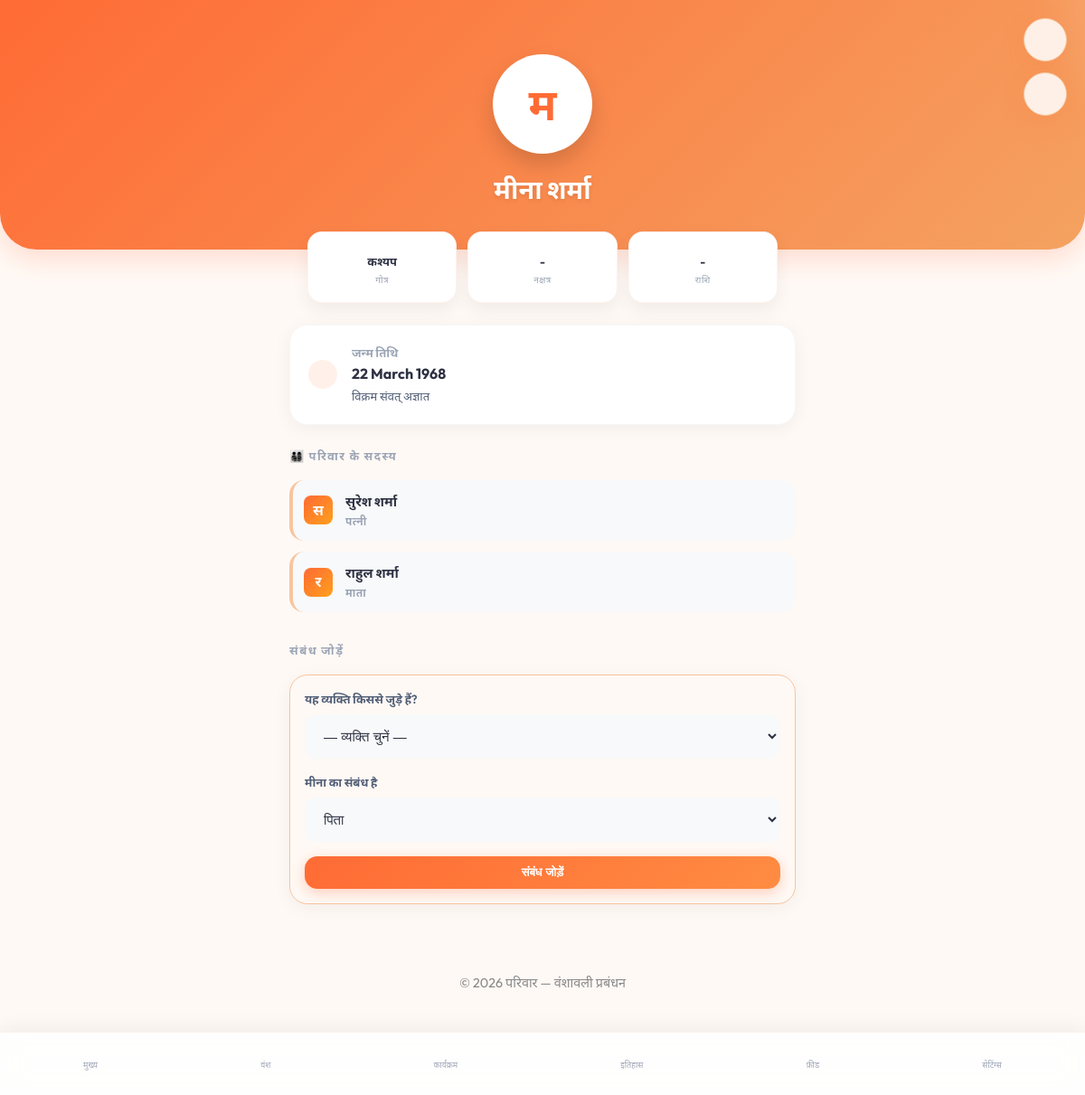
The app's page /pages/vyakti.php?id=4 (signed in) with its own data.
### tables this page shows
CREATE TABLE IF NOT EXISTS vyakti (
  id INT AUTO_INCREMENT PRIMARY KEY,
  parivar_id INT NOT NULL,
  joda_user_id INT COMMENT 'किसने जोड़ा',
  
   
  pratham_naam VARCHAR(100) NOT NULL COMMENT 'पहला नाम',
  madhya_naam VARCHAR(100) COMMENT 'मध्य नाम',
  kul_naam VARCHAR(100) COMMENT 'कुल/उपनाम',
  upnaam VARCHAR(50) COMMENT 'घर का नाम/उपनाम',
  
   
  ling ENUM('purush','stri','anya') NOT NULL,
  jeevit TINYINT(1) DEFAULT 1 COMMENT '1=जीवित, 0=दिवंगत',
  
   
  janm_tithi_gregorian DATE COMMENT 'ग्रेगोरियन जन्म तिथि',
  janm_tithi_vs VARCHAR(100) COMMENT 'जैसे: कार्तिक शुक्ल चतुर्दशी, वि.सं. २०४८',
  janm_sthan VARCHAR(200) COMMENT 'जन्म स्थान',
  
   
  mrityu_tithi_gregorian DATE,
  mrityu_tithi_vs VARCHAR(100),
  
   
  gotra VARCHAR(100) COMMENT 'गोत्र',
  pravara VARCHAR(200) COMMENT 'प्रवर',
  nakshatra VARCHAR(50) COMMENT 'जन्म नक्षत्र',
  rashi VARCHAR(50) COMMENT 'राशि',
  
   
  phone VARCHAR(15),
  email VARCHAR(150),
  vartaman_sheher VARCHAR(200) COMMENT 'वर्तमान शहर',
  share_code VARCHAR(12) UNIQUE COMMENT 'Profile link code',
  
   
  photo_url VARCHAR(500),
  jeevan_parichay TEXT COMMENT 'जीवन परिचय',
  
  banaya_at TIMESTAMP DEFAULT CURRENT_TIMESTAMP,
  updated_at TIMESTAMP DEFAULT CURRENT_TIMESTAMP ON UPDATE CURRENT_TIMESTAMP,
  
  FOREIGN KEY (parivar_id) REFERENCES parivar(id) ON DELETE CASCADE
);

CREATE TABLE IF NOT EXISTS sambandh (
  id INT AUTO_INCREMENT PRIMARY KEY,
  vyakti_a_id INT NOT NULL COMMENT 'व्यक्ति A',
  vyakti_b_id INT NOT NULL COMMENT 'व्यक्ति B',
  sambandh_prakar ENUM(
    'pita','mata','pati','patni',
    'bhai','behen','putra','putri',
    'datta_putra','datta_putri','datta_pita','datta_mata'
  ) NOT NULL COMMENT 'A का B से संबंध',
  
   
  vivah_tithi_gregorian DATE,
  vivah_tithi_vs VARCHAR(100) COMMENT 'विवाह तिथि वि.सं. में',
  vivah_sthan VARCHAR(200),
  
  tippani VARCHAR(500) COMMENT 'अतिरिक्त टिप्पणी',
  
  FOREIGN KEY (vyakti_a_id) REFERENCES vyakti(id) ON DELETE CASCADE,
  FOREIGN KEY (vyakti_b_id) REFERENCES vyakti(id) ON DELETE CASCADE
);

### includes/helpers.php (called while the page is built, shortened)
<?php
function s($text) {
    return htmlspecialchars($text ?? '', ENT_QUOTES, 'UTF-8');
}
function getRelationHindi($type) {
    $relations = [
        'pita' => 'पिता',
        'mata' => 'माता',
        'pati' => 'पति',
        'patni' => 'पत्नी',
        'bhai' => 'भाई',
        'behen' => 'बहन',
        'putra' => 'पुत्र',
        'putri' => 'पुत्री',
        'datta_putra' => 'दत्तक पुत्र',
        'datta_putri' => 'दत्तक पुत्री',
        'dada' => 'दादा',
        'dadi' => 'दादी',
        'nana' => 'नाना',
        'nani' => 'नानी',
        'pota' => 'पोता',
        'poti' => 'पोती',
        'nati' => 'नाती',
        'natini' => 'नातिनी',
        'chacha' => 'चाचा',
        'chachi' => 'चाची',
        'taau' => 'ताऊ',
        'tai' => 'ताई',
        'bua' => 'बुआ',
        'fufa' => 'फूफा',
        'mama' => 'मामा',
        'mami' => 'मामी',
        'mausi' => 'मौसी',
        'mausa' => 'मौसा',
        'bhatija' => 'भतीजा',
        'bhatiji' => 'भतीजी',
        'bhanja' => 'भांजा',
        'bhanji' => 'भांजी',
        'sasur' => 'ससुर',
        'saas' => 'सास',
        'sala' => 'साला',
        'sali' => 'साली',
        'jija' => 'जीजा',
        'bhabhi' => 'भाभी',
        'nanad' => 'ननद',
        'devar' => 'देवर',
        'devrani' => 'देवरानी',
        'jeth' => 'जेठ',
        'jethani' => 'जेठानी',
        'damad' => 'दामाद',
        'bahu' => 'बहू',
        'samdhi' => 'समधी',
        'samdhan' => 'समधन'
    ];
    return $relations[$type] ?? $type;
}

### includes/auth.php (called while the page is built, shortened)
<?php
function isLoggedIn(): bool {
    return isset($_SESSION['user_id']) && !empty($_SESSION['user_id']);
}
function isMukhya(): bool {
    return isLoggedIn() && ($_SESSION['bhumika'] ?? '') === 'mukhya';
}

### pages/vyakti.php (the view, shortened to what this page needs)
<?php
require_once __DIR__ . '/../includes/header.php';
$id = $_GET['id'] ?? 0;
$parivar_id = currentParivarId();
$stmt = $pdo->prepare("SELECT v.* FROM vyakti v JOIN vyakti_parivar vp ON v.id = vp.vyakti_id WHERE v.id = ? AND vp.parivar_id = ?");
$stmt->execute([$id, $parivar_id]);
$v = $stmt->fetch();
$initials = mb_substr($v['pratham_naam'], 0, 1);
$fullName = trim($v['pratham_naam'] . ' ' . ($v['madhya_naam'] ? $v['madhya_naam'] . ' ' : '') . $v['kul_naam']);
?>
<div class="app-header-transparent">
</div>
<div class="profile-hero-v3">
    <div class="avatar-wrap">
        <?php if ($v['photo_url']): ?>
            <img src="../<?php echo $v['photo_url']; ?>" class="avatar-lg">
        <?php else: ?>
            <div class="avatar-lg"><?php echo $initials; ?></div>
        <?php endif; ?>
    </div>
    <div class="name-title"><?php echo s($fullName); ?></div>
</div>
<div class="page-content" style="padding-top: 0;">
    <div class="stat-grid">
        <div class="stat-card">
            <div class="stat-value"><?php echo s($v['gotra'] ?: '-'); ?></div>
            <div class="stat-label">गोत्र</div>
        </div>
        <div class="stat-card">
            <div class="stat-value"><?php echo s($v['nakshatra'] ?: '-'); ?></div>
            <div class="stat-label">नक्षत्र</div>
        </div>
        <div class="stat-card">
            <div class="stat-value"><?php echo s($v['rashi'] ?: '-'); ?></div>
            <div class="stat-label">राशि</div>
        </div>
    </div>
    <div class="premium-card" style="display: flex; align-items: center; gap: 16px;">
        <div style="background: rgba(255,107,53,0.1); padding: 16px; border-radius: 16px; color: var(--rang-pramukh);">
        </div>
        <div>
            <div style="font-size: 13px; color: var(--text-muted); font-weight: 600; text-transform: uppercase;">जन्म तिथि</div>
            <div style="font-size: 16px; font-weight: 700; color: var(--text-main);">
                <?php echo $v['janm_tithi_gregorian'] ? date('d F Y', strtotime($v['janm_tithi_gregorian'])) : 'अज्ञात'; ?>
            </div>
            <div style="font-size: 13px; color: var(--text-secondary); margin-top: 2px;">
                <?php echo s($v['janm_tithi_vs'] ?: 'विक्रम संवत् अज्ञात'); ?>
            </div>
        </div>
    </div>
    <div class="section-header"><span class="section-title">👨‍👩‍👧‍👦 परिवार के सदस्य</span></div>
    <?php
    $stmt = $pdo->prepare("SELECT s.*, v.pratham_naam, v.kul_naam, v.photo_url FROM sambandh s JOIN vyakti v ON s.vyakti_b_id = v.id WHERE s.vyakti_a_id = ?");
    $stmt->execute([$id]);
    $rels = $stmt->fetchAll();
    if (count($rels) > 0) {
        foreach ($rels as $r): ?>
            <a href="vyakti.php?id=<?php echo $r['vyakti_b_id']; ?>" class="relation-card">
                <?php if ($r['photo_url']): ?>
                    <img src="../<?php echo $r['photo_url']; ?>" style="width: 44px; height: 44px; border-radius: 12px; object-fit: cover; margin-right: 14px;">
                <?php else: ?>
                    <div class="avatar avatar-sm avatar-saffron" style="margin-right: 14px; font-size: 16px;"><?php echo mb_substr($r['pratham_naam'], 0, 1); ?></div>
                <?php endif; ?>
                <div style="flex: 1;">
                    <div style="font-weight: 700; font-size: 15px; color: var(--text-main);"><?php echo s($r['pratham_naam'] . ' ' . $r['kul_naam']); ?></div>
                    <div style="font-size: 12px; color: var(--text-muted); font-weight: 600; text-transform: uppercase; letter-spacing: 0.5px;"><?php echo getRelationHindi($r['sambandh_prakar']); ?></div>
                </div>
            </a>
        <?php endforeach;
    } else {
        echo "<p style='color: var(--text-muted); font-size: 14px; text-align: center; margin: 20px 0;'>कोई सदस्य नहीं जुड़ा है।</p>";
    }
    ?>
    <?php if (isMukhya()): ?>
    <div style="margin-top: 32px; margin-bottom: 24px;">
        <div class="section-header">
            <span class="section-title">संबंध जोड़ें</span>
        </div>
        <div class="card" style="padding:16px; border: 1.5px solid var(--rang-dwitiya); background: var(--bg-main);">
            <form action="/api/vyakti.php?action=sambandh_jodo" method="POST">
                <div class="form-group">
                    <label>यह व्यक्ति किससे जुड़े हैं?</label>
                    <select name="vyakti_b_id" class="form-control" required>
                        <option value="">— व्यक्ति चुनें —</option>
                    </select>
                </div>
                <div class="form-group">
                    <label><?php echo s($v['pratham_naam']); ?> का संबंध है</label>
                    <select name="sambandh_prakar" class="form-control" required>
                        <option value="pita">पिता</option>
                    </select>
                </div>
                <button type="submit" class="btn btn-primary" style="font-size:13px; padding:10px;">संबंध जोड़ें</button>
            </form>
        </div>
    </div>
    <?php endif; ?>
</div>
<?php include '../includes/nav.php'; ?>
<?php require_once __DIR__ . '/../includes/footer.php'; ?>

### assets/css/style.css (style rules this page uses)
:root { --rang-pramukh: #FF6B35; --rang-dwitiya: #F7C59F; --rang-akash: #EFEFD0; --rang-safal: #06D6A0; --rang-asafal: #EF476F; --bg-main: #FFF9F5; --bg-card: #FFFFFF; --bg-secondary: #F8F9FA; --text-main: #2D3142; --text-secondary: #4F5D75; --text-muted: #9BA4B5; --shadow-soft: 0 4px 20px rgba(0,0,0,0.05); --shadow-floating: 0 10px 30px rgba(255, 107, 53, 0.15); --shakti-glass: rgba(255, 255, 255, 0.85); --shreni-font-mukhya: 'Outfit', sans-serif; --shreni-font-devanagari: 'Noto Sans Devanagari', sans-serif; --senior-font-scale: 1.2; }
* { margin: 0; padding: 0; box-sizing: border-box; -webkit-tap-highlight-color: transparent; }
body { font-family: var(--shreni-font-mukhya), var(--shreni-font-devanagari); background-color: var(--bg-main); color: var(--text-main); line-height: 1.6; padding-bottom: 80px; transition: background 0.3s ease; }
.page-content { max-width: 600px; margin: 0 auto; padding: 20px; }
.card { background: var(--bg-card); border-radius: 20px; padding: 20px; margin-bottom: 20px; box-shadow: var(--shadow-soft); border: 1px solid rgba(255, 107, 53, 0.05); transition: transform 0.2s ease, box-shadow 0.2s ease; }
.btn { display: inline-flex; align-items: center; justify-content: center; gap: 8px; padding: 12px 24px; border-radius: 14px; font-weight: 600; border: none; cursor: pointer; transition: all 0.2s ease; width: 100%; font-size: 0.95rem; }
.btn-primary { background: linear-gradient(135deg, var(--rang-pramukh), #FF8C42); color: white; box-shadow: 0 4px 15px rgba(255, 107, 53, 0.3); }
.form-group { margin-bottom: 16px; }
.form-group label { display: block; font-size: 13px; font-weight: 600; margin-bottom: 6px; color: var(--text-secondary); }
.form-control { width: 100%; padding: 14px 16px; border-radius: 12px; border: 1.5px solid var(--bg-secondary); background: var(--bg-secondary); color: var(--text-main); font-size: 15px; transition: all 0.2s ease; }
.avatar { width: 44px; height: 44px; border-radius: 12px; display: flex; align-items: center; justify-content: center; font-weight: 700; color: white; }
.avatar-sm { width: 32px; height: 32px; border-radius: 8px; font-size: 14px; }
.avatar-saffron { background: linear-gradient(135deg, #FF6B35, #FF9F1C); }
.section-header { margin: 24px 0 16px; display: flex; align-items: center; justify-content: space-between; }
.section-title { font-size: 13px; font-weight: 800; text-transform: uppercase; letter-spacing: 1.5px; color: var(--text-muted); }

### records on screen
vyakti: pratham_naam "म", s($fullName) "मीना शर्मा", gotra "कश्यप", nakshatra "-", rashi "-", janm_tithi_gregorian "22 March 1968", janm_tithi_vs "विक्रम संवत् अज्ञात", pratham_naam "मीना"
sambandh: vyakti_b.pratham_naam "स", vyakti_b.kul_naam "सुरेश शर्मा", sambandh_prakar "पत्नी"
sambandh: vyakti_b.pratham_naam "र", vyakti_b.kul_naam "राहुल शर्मा", sambandh_prakar "माता"
